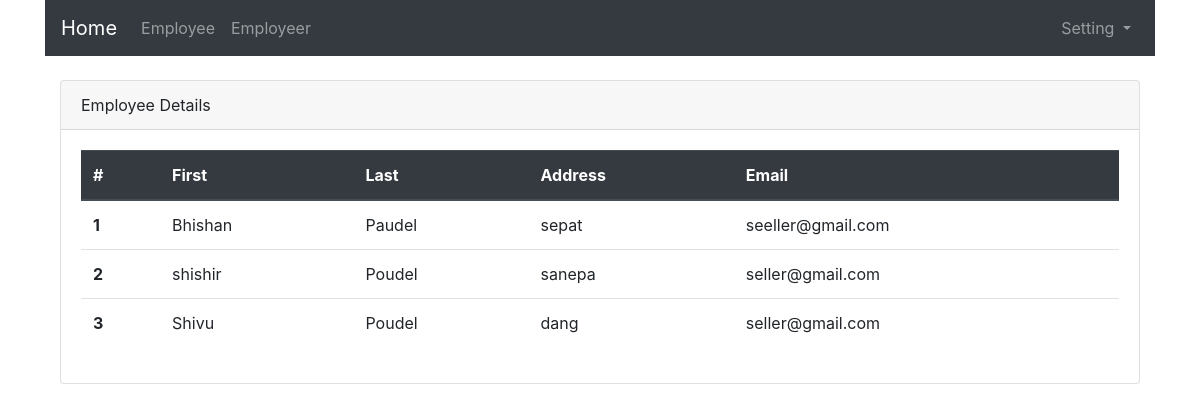
The page / on the database its author committed.
### employee/models.py (models this page shows)
class Person(models.Model):
    first_name = models.CharField(max_length=30)
    last_name = models.CharField(max_length=30)
    address = models.CharField(max_length=50)
    email = models.EmailField(blank=False)

### employee/views.py (the view)
# urls.py: path('', views.employee, name= 'employee'),
def employee(request):
    if request.method == 'POST':
        data = request.POST
        first_name = data['first_name']
        last_name = data['last_name']
        email = data['email']
        address = data['address']
        obj = Person.objects.create(first_name = first_name,last_name= last_name, email = email, address = address)
        print(first_name)
        if obj:
            return redirect('employee')
        return HttpResponse("employee is not created")
    else:
        persons = Person.objects.all()
        context = {
            'persons': persons
        }
    return render(request, 'employee/index.html',context)

### employee/templates/employee/index.html (shortened to what this page needs)
{% extends 'base.html' %}
{% block main %}
<div class= "container">
    <div class="card mt-4">
        <div class="card-header">
            Employee Details
        </div>
        <div class="card-body">
        <table class="table">
            <thead class="thead-dark">
            <tr>
                <th scope="col">#</th>
                <th scope="col">First</th>
                <th scope="col">Last</th>
                <th scope="col">Address</th>
                <th scope="col">Email</th>
            </tr>
            </thead>
            <tbody>
            {% for person in persons %}
                <tr>
                    <th scope="row">{{person.id}}</th>
                    <td>{{person.first_name}}</td>
                    <td>{{person.last_name}}</td>
                    <td>{{person.address}}</td>
                    <td>{{person.email}}</td>
                </tr>
            {% endfor %}
            </tbody>
        </table>
        </div>
    </div>
    </div>
{% endblock main %}

### rows shown on the page
Person: id "1", first_name "Bhishan", last_name "Paudel", address "sepat", email "seeller@gmail.com"
Person: id "2", first_name "shishir", last_name "Poudel", address "sanepa", email "seller@gmail.com"
Person: id "3", first_name "Shivu", last_name "Poudel", address "dang", email "seller@gmail.com"
